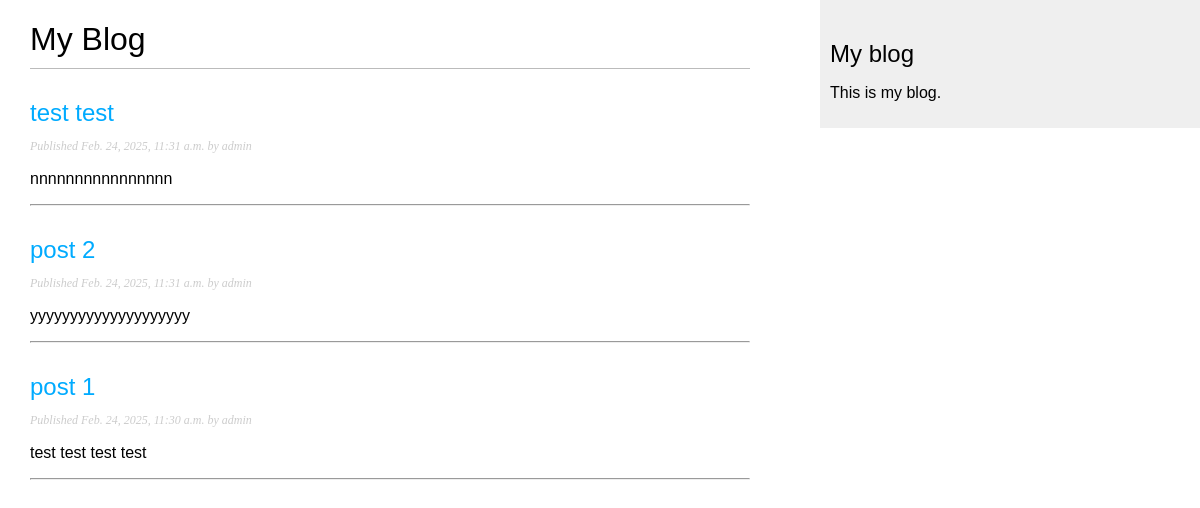
Screenshot of /blog/ with the database file from the repository.
### blog/models.py (models this page shows, shortened)
class Post(models.Model):
    class Status(models.TextChoices):
        DRAFT = 'DF', 'Draft'
        PUBLISHED = 'PB', 'Published'
    title = models.CharField(max_length=250)
    slug = models.SlugField(max_length=250)
    author = models.ForeignKey(User, on_delete=models.CASCADE,related_name='blog_ppsts')
    body  = models.TextField()
    publish = models.DateTimeField(default=timezone.now)
    created = models.DateTimeField(auto_now_add=True)
    updated = models.DateTimeField(auto_now=True)
    status = models.CharField(max_length=2, choices=Status.choices, default=Status.DRAFT)
    class Meta:
        ordering = ['-publish']
        indexes = [
            models.Index(fields=['publish']),
        ]

### blog/views.py (the view)
# urls.py: path('', views.post_list, name='post_list'),
def post_list(request):
    posts = Post.objects.all()
    return render(request, 'blog/post/list.html', {'posts': posts})

### blog/templates/blog/post/list.html (shortened to what this page needs)
{% extends "blog/base.html" %}
{% block content %}
    <h1>My Blog</h1>
    {% for post in posts %}
        <h2>
        <a href="{% url 'blog:post_detail' post.id %}">
        {{ post.title }}
        </a>
        </h2>
        <p class="date">
        Published {{ post.publish }} by {{ post.author }}
        </p>
        {{ post.body|truncatewords:30|linebreaks }}
        <hr />
    {% endfor %}
{% endblock %}

### blog/templates/blog/base.html (shortened to what this page needs)
{% load static %}
<!DOCTYPE html>
<html>
    <head>
        <link href="{% static "css/blog.css" %}" rel="stylesheet">
    </head>
    <body>
        <div id="content">
            {% block content %}
            {% endblock %}
        </div>
        <div id="sidebar">
            <h2>My blog</h2>
            <p>This is my blog.</p>
        </div>
    </body>
</html>

### blog/static/css/blog.css (style rules this page uses)
body { margin:0; padding:0; font-family:helvetica, sans-serif; }
a { color:#00abff; text-decoration:none; }
h1 { font-weight:normal; border-bottom:1px solid #bbb; padding:0 0 10px 0; }
h2 { font-weight:normal; margin:30px 0 0; }
#content { float:left; width:60%; padding:0 0 0 30px; }
#sidebar { float:right; width:30%; padding:10px; background:#efefef; height:100%; }
p.date { color:#ccc; font-family: georgia, serif; font-size: 12px; font-style: italic; }

### rows the page displays
Post: title "test test", publish "Feb. 24, 2025, 11:31 a.m.", author "admin", body "nnnnnnnnnnnnnnnn"
Post: title "post 2", publish "Feb. 24, 2025, 11:31 a.m.", author "admin", body "yyyyyyyyyyyyyyyyyyyy"
Post: title "post 1", publish "Feb. 24, 2025, 11:30 a.m.", author "admin", body "test test test test"
